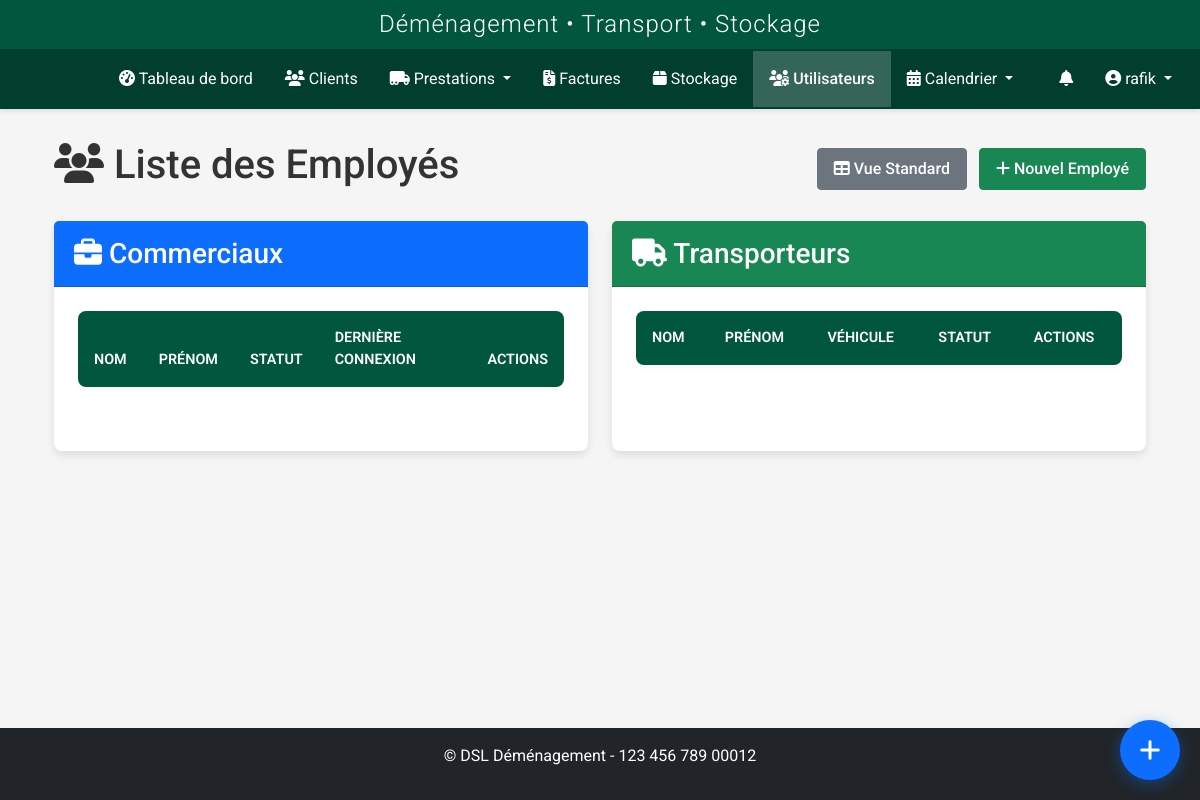
The app's page /utilisateurs/users/liste (signed in), older data.
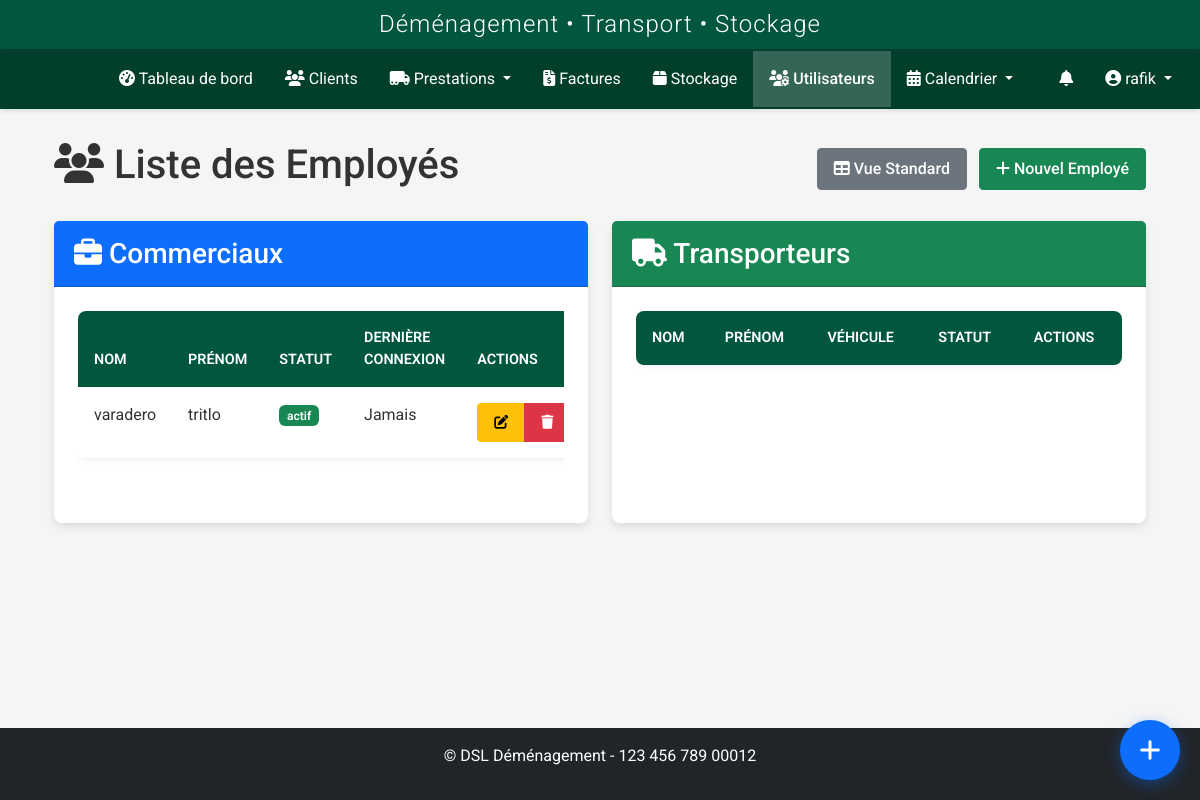
The same page, newer data.
### models.py (models this page shows, shortened)
class User(UserMixin, db.Model):
    id = db.Column(db.Integer, primary_key=True)
    nom = db.Column(db.String(64), nullable=False)
    prenom = db.Column(db.String(64), nullable=False)
    username = db.Column(db.String(64), unique=True, nullable=False)
    email = db.Column(db.String(120), unique=True, nullable=True)
    password_hash = db.Column(db.String(256), nullable=False)
    role = db.Column(db.String(20), nullable=False, default='transporteur')
    statut = db.Column(db.String(20), nullable=False, default='actif')
    vehicule = db.Column(db.String(100), nullable=True)
    type_vehicule_id = db.Column(db.Integer, db.ForeignKey('type_vehicule.id'), nullable=True)
    permis_conduire = db.Column(db.String(50), nullable=True)
    notes = db.Column(db.Text, nullable=True)
    derniere_connexion = db.Column(db.DateTime, nullable=True)
    date_creation = db.Column(db.DateTime, nullable=False, default=datetime.utcnow)
    prestations = db.relationship('Prestation', secondary=prestation_transporteurs, back_populates='transporteurs')
    type_vehicule = db.relationship('TypeVehicule', backref='transporteurs')
    def is_admin(self):
        return self.role in ['admin', 'superadmin']
    def is_transporteur(self):
        return self.role == 'transporteur' or self.is_admin()

### routes/user.py (the view)
@user_bp.route('/users/liste')
@login_required
@role_required('admin', 'superadmin')
def liste():
    users = User.query.filter(User.role.in_(['commercial', 'transporteur'])).order_by(User.role, User.nom).all()
    return render_template('users/liste.html', users=users)

### auth.py (called while the page is built)
def role_required(*roles):
    def wrapper(f):
        @wraps(f)
        @login_required
        def decorated_function(*args, **kwargs):
            if not current_user.is_authenticated:
                return redirect(url_for('auth.login'))
            if current_user.role in ['admin', 'commercial']:
                module = request.blueprint
                if module in ['stockage', 'facture']:
                    flash('Ce module est en cours de développement et sera disponible dans un futur proche. Accès temporairement restreint.', 'warning')
                    return redirect(url_for('dashboard.index'))
            if not any(current_user.role == role for role in roles):
                abort(403)
            return f(*args, **kwargs)
        return decorated_function
    return wrapper

### templates/users/liste.html (shortened to what this page needs)
{% extends "base.html" %}
{% block content %}
<div class="container-fluid">
    <div class="row mb-4">
        <div class="col-12">
            <div class="d-flex justify-content-between align-items-center">
                <h1><i class="fas fa-users"></i> Liste des Employés</h1>
                <div>
                    <a href="{{ url_for('user.index') }}" class="btn btn-secondary me-2">
                        <i class="fas fa-table"></i> Vue Standard
                    </a>
                    <a href="{{ url_for('user.add') }}" class="btn btn-success">
                        <i class="fas fa-plus"></i> Nouvel Employé
                    </a>
                </div>
            </div>
        </div>
    </div>
    <div class="row">
        <div class="col-md-6">
            <div class="card h-100">
                <div class="card-header bg-primary text-white">
                    <h3 class="card-title mb-0">
                        <i class="fas fa-briefcase"></i> Commerciaux
                    </h3>
                </div>
                <div class="card-body">
                    <div class="table-responsive">
                        <table class="table table-hover">
                            <thead>
                                <tr>
                                    <th>Nom</th>
                                    <th>Prénom</th>
                                    <th>Statut</th>
                                    <th>Dernière Connexion</th>
                                    <th>Actions</th>
                                </tr>
                            </thead>
                            <tbody>
                                {% for user in users %}
                                {% if user.role == 'commercial' %}
                                <tr>
                                    <td>{{ user.nom }}</td>
                                    <td>{{ user.prenom }}</td>
                                    <td>
                                        <span class="badge {% if user.statut == 'actif' %}bg-success{% else %}bg-danger{% endif %}">
                                            {{ user.statut }}
                                        </span>
                                    </td>
                                    <td>{{ user.derniere_connexion or 'Jamais' }}</td>
                                    <td>
                                        <div class="btn-group">
                                            <a href="{{ url_for('user.edit', id=user.id) }}" class="btn btn-sm btn-warning">
                                                <i class="fas fa-edit"></i>
                                            </a>
                                            <button class="btn btn-sm btn-danger" onclick="confirmDelete('{{ url_for('user.delete', id=user.id) }}', )">
                                                <i class="fas fa-trash"></i>
                                            </button>
                                        </div>
                                    </td>
                                </tr>
                                {% endif %}
                                {% endfor %}
                            </tbody>
                        </table>
                    </div>
                </div>
            </div>
        </div>
        <div class="col-md-6">
            <div class="card h-100">
                <div class="card-header bg-success text-white">
                    <h3 class="card-title mb-0">
                        <i class="fas fa-truck"></i> Transporteurs
                    </h3>
                </div>
                <div class="card-body">
                    <div class="table-responsive">
                        <table class="table table-hover">
                            <thead>
                                <tr>
                                    <th>Nom</th>
                                    <th>Prénom</th>
                                    <th>Véhicule</th>
                                    <th>Statut</th>
                                    <th>Actions</th>
                                </tr>
                            </thead>
                        </table>
                    </div>
                </div>
            </div>
        </div>
    </div>
</div>
{% endblock %}

### templates/base.html (shortened to what this page needs)
<!DOCTYPE html>
<html lang="fr">
<head>
    <link href="https://cdn.jsdelivr.net/npm/bootstrap@5.2.3/dist/css/bootstrap.min.css" rel="stylesheet">
    <link rel="stylesheet" href="https://cdnjs.cloudflare.com/ajax/libs/font-awesome/6.2.1/css/all.min.css">
    <link rel="stylesheet" href="https://cdnjs.cloudflare.com/ajax/libs/toastr.js/latest/toastr.min.css">
    <link href="https://cdn.jsdelivr.net/npm/fullcalendar@5.11.3/main.min.css" rel="stylesheet">
    <link href="https://cdn.jsdelivr.net/npm/summernote@0.8.18/dist/summernote-lite.min.css" rel="stylesheet">
    <link rel="stylesheet" href="{{ url_for('static', filename='css/style.css') }}">
    <link rel="stylesheet" href="{{ url_for('static', filename='css/notification-flash.css') }}">
    <link rel="stylesheet" href="{{ url_for('static', filename='css/notifications.css') }}">
    <link rel="stylesheet" href="{{ url_for('static', filename='css/prestations.css') }}">
    <link rel="stylesheet" href="{{ url_for('static', filename='css/custom-calendar.css') }}">
    <link rel="stylesheet" href="{{ url_for('static', filename='css/navbar-logos.css') }}">
    <link rel="stylesheet" href="{{ url_for('static', filename='css/whatsapp-buttons.css') }}">
    <link rel="stylesheet" href="{{ url_for('static', filename='css/quick-access-bubble.css') }}">
</head>
<body {% if current_user.is_authenticated %}data-user-role="{{ current_user.role }}" data-user-id="{{ current_user.id }}"{% endif %}>
    {% if current_user.is_authenticated %}
        <header>
            <div class="app-header">
                <h2>Déménagement • Transport • Stockage</h2>
            </div>
            <nav class="navbar navbar-dark navbar-expand-lg">
                <div class="container-fluid">
                    <a class="navbar-brand" href="{{ url_for('dashboard.index') }}">
                        <div class="logo-slideshow">
                        </div>
                    </a>
                    <div class="collapse navbar-collapse" id="navbarMain">
                        <ul class="navbar-nav me-auto mb-2 mb-lg-0">
                            <li class="nav-item">
                                <a class="nav-link {% if request.endpoint == 'dashboard.index' %}active{% endif %}" href="{{ url_for('dashboard.index') }}">
                                    <i class="fas fa-tachometer-alt"></i> Tableau de bord
                                </a>
                            </li>
                            <li class="nav-item">
                                <a class="nav-link {% if request.endpoint.startswith('client.') %}active{% endif %}" href="{{ url_for('client.index') }}">
                                    <i class="fas fa-users"></i> Clients
                                </a>
                            </li>
                            <li class="nav-item dropdown">
                                <a class="nav-link dropdown-toggle {% if request.endpoint.startswith('prestation.') %}active{% endif %}" href="#" id="prestationsDropdown" role="button" data-bs-toggle="dropdown" aria-expanded="false">
                                    <i class="fas fa-truck-moving"></i> Prestations
                                </a>
                            </li>
                            <li class="nav-item">
                                <a class="nav-link {% if request.endpoint.startswith('facture.') %}active{% endif %}" href="{{ url_for('facture.index') }}">
                                    <i class="fas fa-file-invoice-dollar"></i> Factures
                                </a>
                            </li>
                            <li class="nav-item">
                                <a class="nav-link {% if request.endpoint.startswith('stockage.') %}active{% endif %}" href="{{ url_for('stockage.index') }}">
                                    <i class="fas fa-box"></i> Stockage
                                </a>
                            </li>
                            {% if current_user.is_admin %}
                            <li class="nav-item">
                                <a class="nav-link {% if request.endpoint.startswith('user.') %}active{% endif %}" href="{{ url_for('user.index') }}">
                                    <i class="fas fa-users-cog"></i> Utilisateurs
                                </a>
                            </li>
                            {% endif %}
                            <li class="nav-item dropdown">
                                <a class="nav-link dropdown-toggle {% if request.endpoint.startswith('calendrier.') %}active{% endif %}" href="#" id="calendrierDropdown" role="button" data-bs-toggle="dropdown" aria-expanded="false">
                                    <i class="fas fa-calendar-alt"></i> Calendrier
                                </a>
                            </li>
                        </ul>
                        <ul class="navbar-nav">
                            {% if current_user.is_authenticated and (current_user.is_transporteur() or current_user.is_admin() or current_user.role in ['commercial', 'superadmin']) %}
                            <li class="nav-item">
                                <a href="{{ url_for('transporteur_prestations.notifications') }}" class="nav-link position-relative">
                                    <i class="fas fa-bell"></i>
                                </a>
                            </li>
                            {% endif %}
                            <li class="nav-item dropdown">
                                <a class="nav-link dropdown-toggle" href="#" id="userDropdown" role="button" data-bs-toggle="dropdown">
                                    <i class="fas fa-user-circle"></i> {{ current_user.username }}
                                </a>
                            </li>
                        </ul>
                    </div>
                </div>
            </nav>
        </header>
        <main class="main-content">
            <div class="container">
                {% block content %}{% endblock %}
            </div>
        </main>
        <footer class="mt-5 py-3 bg-dark text-white">
            <div class="container text-center">
                <p>&copy; {{ config.COMPANY_FULL_NAME }} - {{ config.COMPANY_SIRET }}</p>
            </div>
        </footer>
    {% else %}
        <main class="main-content">
            <div class="container">
                {% block auth_content %}{% endblock %}
            </div>
        </main>
    {% endif %}
</body>
</html>

### static/css/style.css (style rules this page uses)
:root { --primary-color: #01573e; --primary-light: #0a8f6c; --primary-dark: #013e2c; --secondary-color: #e0e0e0; --secondary-light: #f5f5f5; --secondary-dark: #9e9e9e; --light-color: #ffffff; --dark-color: #333333; --danger-color: #DC3545; --success-color: #28A745; --warning-color: #FFC107; --info-color: #17A2B8; }
body { font-family: 'Roboto', sans-serif; background-color: var(--secondary-light); color: var(--dark-color); min-height: 100vh; display: flex; flex-direction: column; }
.app-header { background: var(--primary-color); color: var(--light-color); padding: 10px 0; text-align: center; box-shadow: 0 2px 10px rgba(0, 0, 0, 0.1); }
.app-header h2 { margin: 0; font-size: 1.5rem; font-weight: 300; letter-spacing: 1px; }
.navbar { background-color: var(--primary-dark); padding: 0; box-shadow: 0 2px 5px rgba(0, 0, 0, 0.1); }
.navbar-brand { padding: 0.5rem 1rem; }
.navbar-dark .navbar-nav .nav-link { color: var(--light-color); padding: 1rem; transition: all 0.3s ease; }
.navbar-dark .navbar-nav .nav-link.active { background-color: rgba(255, 255, 255, 0.2); color: var(--light-color); font-weight: 500; }
.main-content { flex: 1; padding: 2rem 0; }
.card { background-color: var(--light-color); border: none; border-radius: 8px; box-shadow: 0 4px 8px rgba(0, 0, 0, 0.1); margin-bottom: 1.5rem; transition: transform 0.3s ease, box-shadow 0.3s ease; color: var(--dark-color); }
.card-header { background-color: var(--primary-color); padding: 1rem 1.25rem; color: var(--light-color); font-weight: 500; border-radius: 8px 8px 0 0; }
.card-body { padding: 1.5rem; }
.table { color: var(--dark-color); background-color: var(--light-color); border-radius: 8px; overflow: hidden; box-shadow: 0 2px 5px rgba(0, 0, 0, 0.05); }
.table thead th { background-color: var(--primary-color); border-bottom: 0; color: var(--light-color); font-weight: 600; text-transform: uppercase; padding: 1rem; font-size: 0.9rem; }
.table tbody tr { transition: background-color 0.3s ease; border-bottom: 1px solid rgba(0, 0, 0, 0.05); }
.table tbody td { padding: 1rem; color: var(--dark-color); }
a { color: var(--primary-color); transition: all 0.3s ease; }
.badge { font-weight: 600; padding: 0.35em 0.65em; }
.btn { font-weight: 500; padding: 0.5rem 1rem; border-radius: 4px; transition: all 0.3s ease; }
footer { background-color: var(--primary-dark); color: rgba(255, 255, 255, 0.8); padding: 1rem 0; margin-top: auto; text-align: center; }

### static/css/custom-calendar.css (style rules this page uses)
:root { --fc-button-bg-color: #1a1a2e; --fc-button-border-color: #16213e; --fc-button-hover-bg-color: #0f3460; --fc-button-hover-border-color: #0f3460; --fc-button-active-bg-color: #0f3460; --fc-button-active-border-color: #0f3460; }
.navbar-brand { padding: 0; height: 60px; display: flex; align-items: center; }
:root { --agenda-blue: #1a75ff; --agenda-red: #ff4d4d; --agenda-green: #33cc33; --paper-color: #fff; --line-color: rgba(0, 0, 0, 0.1); }

### static/css/navbar-logos.css (style rules this page uses)
.logo-slideshow { position: relative; height: 60px; width: 60px; overflow: hidden; margin-right: 15px; }

### templates/base.html (style rules this page uses)
.main-content { visibility: hidden; }
body { background-color: #fff; }

Row changes from the older to the newer data that the page shows:
added User: nom "varadero", prenom "tritlo", statut "actif", derniere_connexion "Jamais"
